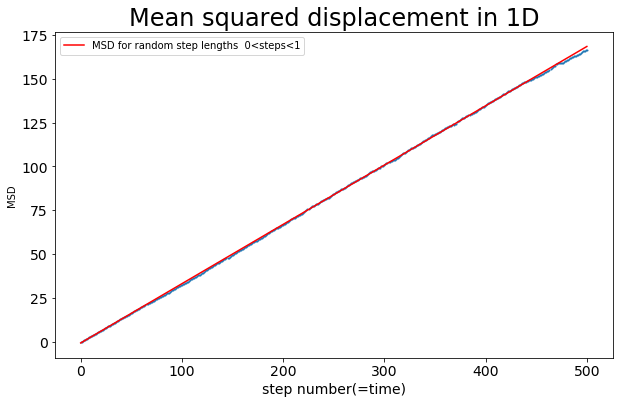

Recreate this plot in Python.
from random import choice
import matplotlib.pyplot as plt
from random import random
import numpy as np
from random import uniform
import pandas as pd
from pandas import Series
from sklearn import linear_model
from scipy import optimize

class randomwalk():
    def __init__(self,u,num_points=500):
        self.num_points=num_points
        self.x=[0]
        self.n=[0]
        self.u=u
    def coffee(self):
        for j in range(self.num_points):
           
            num=random()
            if num < 0.5:
                x_step=uniform(0,1)
            else :
                x_step=uniform(-1,0)
            new_x=self.x[-1]+x_step
            self.x.append(new_x)
            new_n=self.n[-1]+1
            self.n.append(new_n)
    
u=list(range(0,5000))
W=[]
for i in u:
    k=randomwalk(u[i],500)
    k.coffee()
    N=k.n
    X=k.x
    new_X=[value**2 for value in X]
    W.append(new_X)
M=np.mean(W,axis=0)
s=Series(M,index=N)
regr = linear_model.LinearRegression() 
regr.fit(M.reshape(-1,1),N)
a, b = regr.coef_, regr.intercept_ 
print(1/a)
def f_1(x, A, B):  
    return A*x + B  

A1, B1 = optimize.curve_fit(f_1, N, M)[0]  
x1 = np.arange(0, 500, 0.1)  
y1 = A1*x1 + B1  
   


 
plt.figure(figsize=(10, 6))
plt.plot(x1, y1, color="red",label='MSD for random step lengths  0<steps<1') 
plt.scatter(N,M,s=1)
plt.title('Mean squared displacement in 1D',fontsize=24)
plt.xlabel('step number(=time)',fontsize=14)
plt.ylabel('MSD')
plt.tick_params(axis='both', which='major', labelsize=14) 
plt.legend(loc='upper left')
plt.show()
